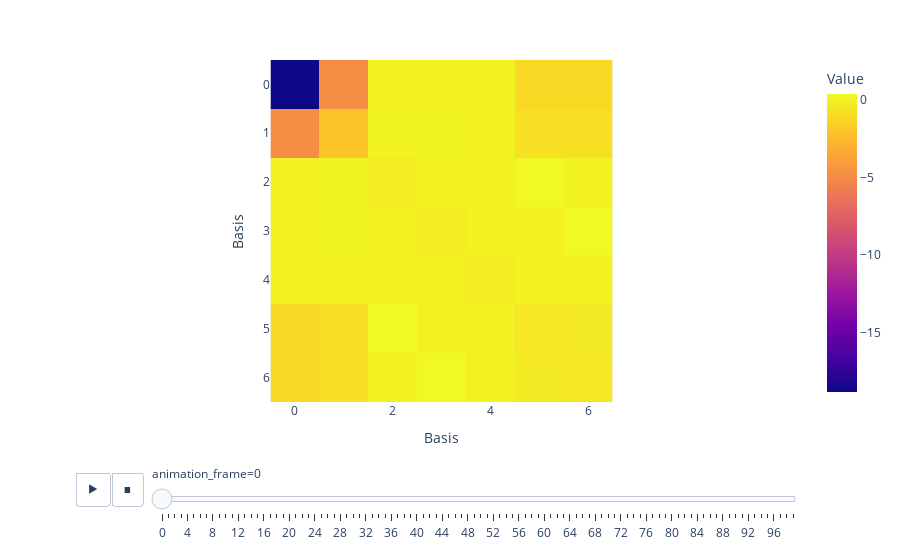

Notebook code cell kept with this figure:
### Code cell
# Visualise computed Hamiltonian
db = instance_mongodb_sei(project="mlts")
collection = db.rotated_waters_dataset

hamiltonians = []
angles = []
structures = []

for doc in collection.find({}):
    hamiltonians.append(doc["fock_matrices"][0])
    structure = Molecule.from_dict(doc["structures"][0])
    structures.append(structure)
    angles.append(doc["angles"])

hamiltonians = np.array(hamiltonians)
angles = np.array(angles)

print(f"Shape of hamiltonians: {hamiltonians.shape}")

fig = px.imshow(
    hamiltonians[:, 1, ...], animation_frame=0, labels=dict(x="Basis", y="Basis", color="Value")
)

fig.show()

### Figure 1 — Plotly figure (JSON) as saved in the notebook; plotly's stock layout.template omitted (floating-point values rounded to 4 significant figures)
{"data": [{"coloraxis": "coloraxis", "hovertemplate": "Basis: %{x}<br>Basis: %{y}<br>Value: %{z}<extra></extra>", "name": "0", "type": "heatmap", "xaxis": "x", "yaxis": "y", "z": [[-18.83, -4.847, 0.01845, 0.01465, 0.0007066, -1.088, -1.088], [-4.847, -2.047, 0.1248, 0.09915, 0.004781, -0.8053, -0.8053], [0.01845, 0.1248, -0.2153, 0.01776, -0.00382, 0.375, 0.03803], [0.01465, 0.09915, 0.01776, -0.2238, 0.002055, -0.04869, 0.3767], [0.0007066, 0.004781, -0.00382, 0.002055, -0.1442, 0.01943, -0.003615], [-1.088, -0.8053, 0.375, -0.04869, 0.01943, -0.4541, -0.3114], [-1.088, -0.8053, 0.03803, 0.3767, -0.003615, -0.3114, -0.4541]]}], "layout": {"coloraxis": {"colorbar": {"title": {"text": "Value"}}, "colorscale": [[0, "#0d0887"], [0.1111, "#46039f"], [0.2222, "#7201a8"], [0.3333, "#9c179e"], [0.4444, "#bd3786"], [0.5556, "#d8576b"], [0.6667, "#ed7953"], [0.7778, "#fb9f3a"], [0.8889, "#fdca26"], [1, "#f0f921"]]}, "margin": {"t": 60}, "sliders": [{"active": 0, "currentvalue": {"prefix": "animation_frame="}, "len": 0.9, "pad": {"b": 10, "t": 60}, "steps": [{"args": [["0"], {"frame": {"duration": 0, "redraw": true}, "fromcurrent": true, "mode": "immediate", "transition": {"duration": 0, "easing": "linear"}}], "label": "0", "method": "animate"}, {"args": [["1"], {"frame": {"duration": 0, "redraw": true}, "fromcurrent": true, "mode": "immediate", "transition": {"duration": 0, "easing": "linear"}}], "label": "1", "method": "animate"}, {"args": [["2"], {"frame": {"duration": 0, "redraw": true}, "fromcurrent": true, "mode": "immediate", "transition": {"duration": 0, "easing": "linear"}}], "label": "2", "method": "animate"}, {"args": [["3"], {"frame": {"duration": 0, "redraw": true}, "fromcurrent": true, "mode": "immediate", "transition": {"duration": 0, "easing": "linear"}}], "label": "3", "method": "animate"}, {"args": [["4"], {"frame": {"duration": 0, "redraw": true}, "fromcurrent": true, "mode": "immediate", "transition": {"duration": 0, "easing": "linear"}}], "label": "4", "method": "animate"}, {"args": [["5"], {"frame": {"duration": 0, "redraw": true}, "fromcurrent": true, "mode": "immediate", "transition": {"duration": 0, "easing": "linear"}}], "label": "5", "method": "animate"}, {"args": [["6"], {"frame": {"duration": 0, "redraw": true}, "fromcurrent": true, "mode": "immediate", "transition": {"duration": 0, "easing": "linear"}}], "label": "6", "method": "animate"}, {"args": [["7"], {"frame": {"duration": 0, "redraw": true}, "fromcurrent": true, "mode": "immediate", "transition": {"duration": 0, "easing": "linear"}}], "label": "7", "method": "animate"}, {"args": [["8"], {"frame": {"duration": 0, "redraw": true}, "fromcurrent": true, "mode": "immediate", "transition": {"duration": 0, "easing": "linear"}}], "label": "8", "method": "animate"}, {"args": [["9"], {"frame": {"duration": 0, "redraw": true}, "fromcurrent": true, "mode": "immediate", "transition": {"duration": 0, "easing": "linear"}}], "label": "9", "method": "animate"}, {"args": [["10"], {"frame": {"duration": 0, "redraw": true}, "fromcurrent": true, "mode": "immediate", "transition": {"duration": 0, "easing": "linear"}}], "label": "10", "method": "animate"}, {"args": [["11"], {"frame": {"duration": 0, "redraw": true}, "fromcurrent": true, "mode": "immediate", "transition": {"duration": 0, "easing": "linear"}}], "label": "11", "method": "animate"}, {"args": [["12"], {"frame": {"duration": 0, "redraw": true}, "fromcurrent": true, "mode": "immediate", "transition": {"duration": 0, "easing": "linear"}}], "label": "12", "method": "animate"}, {"args": [["13"], {"frame": {"duration": 0, "redraw": true}, "fromcurrent": true, "mode": "immediate", "transition": {"duration": 0, "easing": "linear"}}], "label": "13", "method": "animate"}, {"args": [["14"], {"frame": {"duration": 0, "redraw": true}, "fromcurrent": true, "mode": "immediate", "transition": {"duration": 0, "easing": "linear"}}], "label": "14", "method": "animate"}, {"args": [["15"], {"frame": {"duration": 0, "redraw": true}, "fromcurrent": true, "mode": "immediate", "transition": {"duration": 0, "easing": "linear"}}], "label": "15", "method": "animate"}, {"args": [["16"], {"frame": {"duration": 0, "redraw": true}, "fromcurrent": true, "mode": "immediate", "transition": {"duration": 0, "easing": "linear"}}], "label": "16", "method": "animate"}, {"args": [["17"], {"frame": {"duration": 0, "redraw": true}, "fromcurrent": true, "mode": "immediate", "transition": {"duration": 0, "easing": "linear"}}], "label": "17", "method": "animate"}, {"args": [["18"], {"frame": {"duration": 0, "redraw": true}, "fromcurrent": true, "mode": "immediate", "transition": {"duration": 0, "easing": "linear"}}], "label": "18", "method": "animate"}, {"args": [["19"], {"frame": {"duration": 0, "redraw": true}, "fromcurrent": true, "mode": "immediate", "transition": {"duration": 0, "easing": "linear"}}], "label": "19", "method": "animate"}, {"args": [["20"], {"frame": {"duration": 0, "redraw": true}, "fromcurrent": true, "mode": "immediate", "transition": {"duration": 0, "easing": "linear"}}], "label": "20", "method": "animate"}, {"args": [["21"], {"frame": {"duration": 0, "redraw": true}, "fromcurrent": true, "mode": "immediate", "transition": {"duration": 0, "easing": "linear"}}], "label": "21", "method": "animate"}, {"args": [["22"], {"frame": {"duration": 0, "redraw": true}, "fromcurrent": true, "mode": "immediate", "transition": {"duration": 0, "easing": "linear"}}], "label": "22", "method": "animate"}, {"args": [["23"], {"frame": {"duration": 0, "redraw": true}, "fromcurrent": true, "mode": "immediate", "transition": {"duration": 0, "easing": "linear"}}], "label": "23", "method": "animate"}, {"args": [["24"], {"frame": {"duration": 0, "redraw": true}, "fromcurrent": true, "mode": "immediate", "transition": {"duration": 0, "easing": "linear"}}], "label": "24", "method": "animate"}, {"args": [["25"], {"frame": {"duration": 0, "redraw": true}, "fromcurrent": true, "mode": "immediate", "transition": {"duration": 0, "easing": "linear"}}], "label": "25", "method": "animate"}, {"args": [["26"], {"frame": {"duration": 0, "redraw": true}, "fromcurrent": true, "mode": "immediate", "transition": {"duration": 0, "easing": "linear"}}], "label": "26", "method": "animate"}, {"args": [["27"], {"frame": {"duration": 0, "redraw": true}, "fromcurrent": true, "mode": "immediate", "transition": {"duration": 0, "easing": "linear"}}], "label": "27", "method": "animate"}, {"args": [["28"], {"frame": {"duration": 0, "redraw": true}, "fromcurrent": true, "mode": "immediate", "transition": {"duration": 0, "easing": "linear"}}], "label": "28", "method": "animate"}, {"args": [["29"], {"frame": {"duration": 0, "redraw": true}, "fromcurrent": true, "mode": "immediate", "transition": {"duration": 0, "easing": "linear"}}], "label": "29", "method": "animate"}, {"args": [["30"], {"frame": {"duration": 0, "redraw": true}, "fromcurrent": true, "mode": "immediate", "transition": {"duration": 0, "easing": "linear"}}], "label": "30", "method": "animate"}, {"args": [["31"], {"frame": {"duration": 0, "redraw": true}, "fromcurrent": true, "mode": "immediate", "transition": {"duration": 0, "easing": "linear"}}], "label": "31", "method": "animate"}, {"args": [["32"], {"frame": {"duration": 0, "redraw": true}, "fromcurrent": true, "mode": "immediate", "transition": {"duration": 0, "easing": "linear"}}], "label": "32", "method": "animate"}, {"args": [["33"], {"frame": {"duration": 0, "redraw": true}, "fromcurrent": true, "mode": "immediate", "transition": {"duration": 0, "easing": "linear"}}], "label": "33", "method": "animate"}, {"args": [["34"], {"frame": {"duration": 0, "redraw": true}, "fromcurrent": true, "mode": "immediate", "transition": {"duration": 0, "easing": "linear"}}], "label": "34", "method": "animate"}, {"args": [["35"], {"frame": {"duration": 0, "redraw": true}, "fromcurrent": true, "mode": "immediate", "transition": {"duration": 0, "easing": "linear"}}], "label": "35", "method": "animate"}, {"args": [["36"], {"frame": {"duration": 0, "redraw": true}, "fromcurrent": true, "mode": "immediate", "transition": {"duration": 0, "easing": "linear"}}], "label": "36", "method": "animate"}, {"args": [["37"], {"frame": {"duration": 0, "redraw": true}, "fromcurrent": true, "mode": "immediate", "transition": {"duration": 0, "easing": "linear"}}], "label": "37", "method": "animate"}, {"args": [["38"], {"frame": {"duration": 0, "redraw": true}, "fromcurrent": true, "mode": "immediate", "transition": {"duration": 0, "easing": "linear"}}], "label": "38", "method": "animate"}, {"args": [["39"], {"frame": {"duration": 0, "redraw": true}, "fromcurrent": true, "mode": "immediate", "transition": {"duration": 0, "easing": "linear"}}], "label": "39", "method": "animate"}, {"args": [["40"], {"frame": {"duration": 0, "redraw": true}, "fromcurrent": true, "mode": "immediate", "transition": {"duration": 0, "easing": "linear"}}], "label": "40", "method": "animate"}, {"args": [["41"], {"frame": {"duration": 0, "redraw": true}, "fromcurrent": true, "mode": "immediate", "transition": {"duration": 0, "easing": "linear"}}], "label": "41", "method": "animate"}, {"args": [["42"], {"frame": {"duration": 0, "redraw": true}, "fromcurrent": true, "mode": "immediate", "transition": {"duration": 0, "easing": "linear"}}], "label": "42", "method": "animate"}, {"args": [["43"], {"frame": {"duration": 0, "redraw": true}, "fromcurrent": true, "mode": "immediate", "transition": {"duration": 0, "easing": "linear"}}], "label": "43", "method": "animate"}, {"args": [["44"], {"frame": {"duration": 0, "redraw": true}, "fromcurrent": true, "mode": "immediate", "transition": {"duration": 0, "easing": "linear"}}], "label": "44", "method": "animate"}, {"args": [["45"], {"frame": {"duration": 0, "redraw": true}, "fromcurrent": true, "mode": "immediate", "transition": {"duration": 0, "easing": "linear"}}], "label": "45", "method": "animate"}, {"args": [["46"], {"frame": {"duration": 0, "redraw": true}, "fromcurrent": true, "mode": "immediate", "transition": {"duration": 0, "easing": "linear"}}], "label": "46", "method": "animate"}, {"args": [["47"], {"frame": {"duration": 0, "redraw": true}, "fromcurrent": true, "mode": "immediate", "transition": {"duration": 0, "easing": "linear"}}], "label": "47", "method": "animate"}, {"args": [["48"], {"frame": {"duration": 0, "redraw": true}, "fromcurrent": true, "mode": "immediate", "transition": {"duration": 0, "easing": "linear"}}], "label": "48", "method": "animate"}, {"args": [["49"], {"frame": {"duration": 0, "redraw": true}, "fromcurrent": true, "mode": "immediate", "transition": {"duration": 0, "easing": "linear"}}], "label": "49", "method": "animate"}, {"args": [["50"], {"frame": {"duration": 0, "redraw": true}, "fromcurrent": true, "mode": "immediate", "transition": {"duration": 0, "easing": "linear"}}], "label": "50", "method": "animate"}, {"args": [["51"], {"frame": {"duration": 0, "redraw": true}, "fromcurrent": true, "mode": "immediate", "transition": {"duration": 0, "easing": "linear"}}], "label": "51", "method": "animate"}, {"args": [["52"], {"frame": {"duration": 0, "redraw": true}, "fromcurrent": true, "mode": "immediate", "transition": {"duration": 0, "easing": "linear"}}], "label": "52", "method": "animate"}, {"args": [["53"], {"frame": {"duration": 0, "redraw": true}, "fromcurrent": true, "mode": "immediate", "transition": {"duration": 0, "easing": "linear"}}], "label": "53", "method": "animate"}, {"args": [["54"], {"frame": {"duration": 0, "redraw": true}, "fromcurrent": true, "mode": "immediate", "transition": {"duration": 0, "easing": "linear"}}], "label": "54", "method": "animate"}, {"args": [["55"], {"frame": {"duration": 0, "redraw": true}, "fromcurrent": true, "mode": "immediate", "transition": {"duration": 0, "easing": "linear"}}], "label": "55", "method": "animate"}, {"args": [["56"], {"frame": {"duration": 0, "redraw": true}, "fromcurrent": true, "mode": "immediate", "transition": {"duration": 0, "easing": "linear"}}], "label": "56", "method": "animate"}, {"args": [["57"], {"frame": {"duration": 0, "redraw": true}, "fromcurrent": true, "mode": "immediate", "transition": {"duration": 0, "easing": "linear"}}], "label": "57", "method": "animate"}, {"args": [["58"], {"frame": {"duration": 0, "redraw": true}, "fromcurrent": true, "mode": "immediate", "transition": {"duration": 0, "easing": "linear"}}], "label": "58", "method": "animate"}, {"args": [["59"], {"frame": {"duration": 0, "redraw": true}, "fromcurrent": true, "mode": "immediate", "transition": {"duration": 0, "easing": "linear"}}], "label": "59", "method": "animate"}, {"args": [["60"], {"frame": {"duration": 0, "redraw": true}, "fromcurrent": true, "mode": "immediate", "transition": {"duration": 0, "easing": "linear"}}], "label": "60", "method": "animate"}, {"args": [["61"], {"frame": {"duration": 0, "redraw": true}, "fromcurrent": true, "mode": "immediate", "transition": {"duration": 0, "easing": "linear"}}], "label": "61", "method": "animate"}, {"args": [["62"], {"frame": {"duration": 0, "redraw": true}, "fromcurrent": true, "mode": "immediate", "transition": {"duration": 0, "easing": "linear"}}], "label": "62", "method": "animate"}, {"args": [["63"], {"frame": {"duration": 0, "redraw": true}, "fromcurrent": true, "mode": "immediate", "transition": {"duration": 0, "easing": "linear"}}], "label": "63", "method": "animate"}, {"args": [["64"], {"frame": {"duration": 0, "redraw": true}, "fromcurrent": true, "mode": "immediate", "transition": {"duration": 0, "easing": "linear"}}], "label": "64", "method": "animate"}, {"args": [["65"], {"frame": {"duration": 0, "redraw": true}, "fromcurrent": true, "mode": "immediate", "transition": {"duration": 0, "easing": "linear"}}], "label": "65", "method": "animate"}, {"args": [["66"], {"frame": {"duration": 0, "redraw": true}, "fromcurrent": true, "mode": "immediate", "transition": {"duration": 0, "easing": "linear"}}], "label": "66", "method": "animate"}, {"args": [["67"], {"frame": {"duration": 0, "redraw": true}, "fromcurrent": true, "mode": "immediate", "transition": {"duration": 0, "easing": "linear"}}], "label": "67", "method": "animate"}, {"args": [["68"], {"frame": {"duration": 0, "redraw": true}, "fromcurrent": true, "mode": "immediate", "transition": {"duration": 0, "easing": "linear"}}], "label": "68", "method": "animate"}, {"args": [["69"], {"frame": {"duration": 0, "redraw": true}, "fromcurrent": true, "mode": "immediate", "transition": {"duration": 0, "easing": "linear"}}], "label": "69", "method": "animate"}, {"args": [["70"], {"frame": {"duration": 0, "redraw": true}, "fromcurrent": true, "mode": "immediate", "transition": {"duration": 0, "easing": "linear"}}], "label": "70", "method": "animate"}, {"args": [["71"], {"frame": {"duration": 0, "redraw": true}, "fromcurrent": true, "mode": "immediate", "transition": {"duration": 0, "easing": "linear"}}], "label": "71", "method": "animate"}, {"args": [["72"], {"frame": {"duration": 0, "redraw": true}, "fromcurrent": true, "mode": "immediate", "transition": {"duration": 0, "easing": "linear"}}], "label": "72", "method": "animate"}, {"args": [["73"], {"frame": {"duration": 0, "redraw": true}, "fromcurrent": true, "mode": "immediate", "transition": {"duration": 0, "easing": "linear"}}], "label": "73", "method": "animate"}, {"args": [["74"], {"frame": {"duration": 0, "redraw": true}, "fromcurrent": true, "mode": "immediate", "transition": {"duration": 0, "easing": "linear"}}], "label": "74", "method": "animate"}, {"args": [["75"], {"frame": {"duration": 0, "redraw": true}, "fromcurrent": true, "mode": "immediate", "transition": {"duration": 0, "easing": "linear"}}], "label": "75", "method": "animate"}, {"args": [["76"], {"frame": {"duration": 0, "redraw": true}, "fromcurrent": true, "mode": "immediate", "transition": {"duration": 0, "easing": "linear"}}], "label": "76", "method": "animate"}, {"args": [["77"], {"frame": {"duration": 0, "redraw": true}, "fromcurrent": true, "mode": "immediate", "transition": {"duration": 0, "easing": "linear"}}], "label": "77", "method": "animate"}, {"args": [["78"], {"frame": {"duration": 0, "redraw": true}, "fromcurrent": true, "mode": "immediate", "transition": {"duration": 0, "easing": "linear"}}], "label": "78", "method": "animate"}, {"args": [["79"], {"frame": {"duration": 0, "redraw": true}, "fromcurrent": true, "mode": "immediate", "transition": {"duration": 0, "easing": "linear"}}], "label": "79", "method": "animate"}, {"args": [["80"], {"frame": {"duration": 0, "redraw": true}, "fromcurrent": true, "mode": "immediate", "transition": {"duration": 0, "easing": "linear"}}], "label": "80", "method": "animate"}, {"args": [["81"], {"frame": {"duration": 0, "redraw": true}, "fromcurrent": true, "mode": "immediate", "transition": {"duration": 0, "easing": "linear"}}], "label": "81", "method": "animate"}, {"args": [["82"], {"frame": {"duration": 0, "redraw": true}, "fromcurrent": true, "mode": "immediate", "transition": {"duration": 0, "easing": "linear"}}], "label": "82", "method": "animate"}, {"args": [["83"], {"frame": {"duration": 0, "redraw": true}, "fromcurrent": true, "mode": "immediate", "transition": {"duration": 0, "easing": "linear"}}], "label": "83", "method": "animate"}, {"args": [["84"], {"frame": {"duration": 0, "redraw": true}, "fromcurrent": true, "mode": "immediate", "transition": {"duration": 0, "easing": "linear"}}], "label": "84", "method": "animate"}, {"args": [["85"], {"frame": {"duration": 0, "redraw": true}, "fromcurrent": true, "mode": "immediate", "transition": {"duration": 0, "easing": "linear"}}], "label": "85", "method": "animate"}, {"args": [["86"], {"frame": {"duration": 0, "redraw": true}, "fromcurrent": true, "mode": "immediate", "transition": {"duration": 0, "easing": "linear"}}], "label": "86", "method": "animate"}, {"args": [["87"], {"frame": {"duration": 0, "redraw": true}, "fromcurrent": true, "mode": "immediate", "transition": {"duration": 0, "easing": "linear"}}], "label": "87", "method": "animate"}, {"args": [["88"], {"frame": {"duration": 0, "redraw": true}, "fromcurrent": true, "mode": "immediate", "transition": {"duration": 0, "easing": "linear"}}], "label": "88", "method": "animate"}, {"args": [["89"], {"frame": {"duration": 0, "redraw": true}, "fromcurrent": true, "mode": "immediate", "transition": {"duration": 0, "easing": "linear"}}], "label": "89", "method": "animate"}, {"args": [["90"], {"frame": {"duration": 0, "redraw": true}, "fromcurrent": true, "mode": "immediate", "transition": {"duration": 0, "easing": "linear"}}], "label": "90", "method": "animate"}, {"args": [["91"], {"frame": {"duration": 0, "redraw": true}, "fromcurrent": true, "mode": "immediate", "transition": {"duration": 0, "easing": "linear"}}], "label": "91", "method": "animate"}, {"args": [["92"], {"frame": {"duration": 0, "redraw": true}, "fromcurrent": true, "mode": "immediate", "transition": {"duration": 0, "easing": "linear"}}], "label": "92", "method": "animate"}, {"args": [["93"], {"frame": {"duration": 0, "redraw": true}, "fromcurrent": true, "mode": "immediate", "transition": {"duration": 0, "easing": "linear"}}], "label": "93", "method": "animate"}, {"args": [["94"], {"frame": {"duration": 0, "redraw": true}, "fromcurrent": true, "mode": "immediate", "transition": {"duration": 0, "easing": "linear"}}], "label": "94", "method": "animate"}, {"args": [["95"], {"frame": {"duration": 0, "redraw": true}, "fromcurrent": true, "mode": "immediate", "transition": {"duration": 0, "easing": "linear"}}], "label": "95", "method": "animate"}, {"args": [["96"], {"frame": {"duration": 0, "redraw": true}, "fromcurrent": true, "mode": "immediate", "transition": {"duration": 0, "easing": "linear"}}], "label": "96", "method": "animate"}, {"args": [["97"], {"frame": {"duration": 0, "redraw": true}, "fromcurrent": true, "mode": "immediate", "transition": {"duration": 0, "easing": "linear"}}], "label": "97", "method": "animate"}, {"args": [["98"], {"frame": {"duration": 0, "redraw": true}, "fromcurrent": true, "mode": "immediate", "transition": {"duration": 0, "easing": "linear"}}], "label": "98", "method": "animate"}, {"args": [["99"], {"frame": {"duration": 0, "redraw": true}, "fromcurrent": true, "mode": "immediate", "transition": {"duration": 0, "easing": "linear"}}], "label": "99", "method": "animate"}], "x": 0.1, "xanchor": "left", "y": 0, "yanchor": "top"}], "updatemenus": [{"buttons": [{"args": [null, {"frame": {"duration": 500, "redraw": true}, "fromcurrent": true, "mode": "immediate", "transition": {"duration": 500, "easing": "linear"}}], "label": "&#9654;", "method": "animate"}, {"args": [[null], {"frame": {"duration": 0, "redraw": true}, "fromcurrent": true, "mode": "immediate", "transition": {"duration": 0, "easing": "linear"}}], "label": "&#9724;", "method": "animate"}], "direction": "left", "pad": {"r": 10, "t": 70}, "showactive": false, "type": "buttons", "x": 0.1, "xanchor": "right", "y": 0, "yanchor": "top"}], "xaxis": {"anchor": "y", "constrain": "domain", "domain": [0, 1], "scaleanchor": "y", "title": {"text": "Basis"}}, "yaxis": {"anchor": "x", "autorange": "reversed", "constrain": "domain", "domain": [0, 1], "title": {"text": "Basis"}}}}
